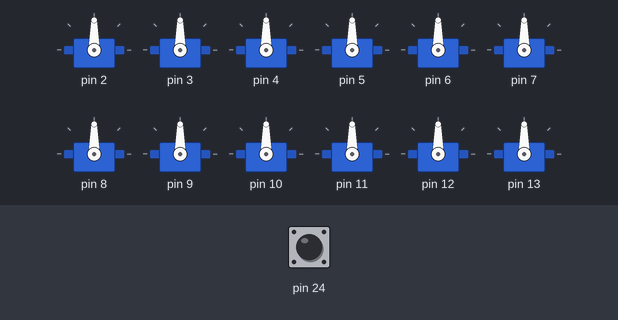
The sketch below on a simulated Arduino Mega 2560, built with avr-gcc and run on an emulated ATmega2560. On the bench: 12 × servo. Inputs (shaded band) come from the test bench; at power-on: pin 24 HIGH.

Above: at 1.2 s.
1.3 s: pin 24 pulled LOW for 0.15 s
At 1.45 s:
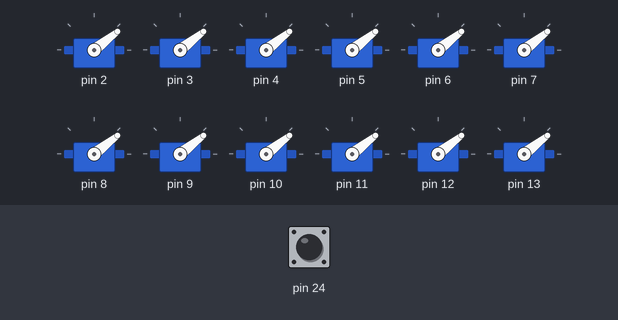
4.3 s: pin 24 pulled LOW for 1 s
At 4.77 s:
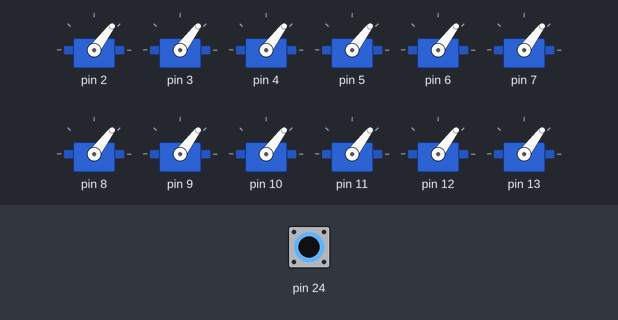
Timing chart, 0 to 10.5 s (numbered marks = the images above; inputs shaded):
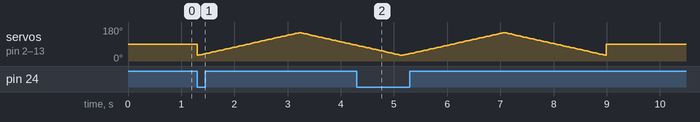

The sketch:

Servo_test.ino
```cpp
/*******************************************************************************
Программа для проверки работоспособности сервоприводов на силовых портах D2-D13

Версия платы Livetronic: Mega (RoboMega5)

Дата редакции: 22-03-2017

Разработчик: Артур Голубцов
*******************************************************************************/

#include <Servo.h>

#define MIN 30       // Минимальный угол поворота
#define MAX 150     // Максимальный угол поворота
#define N 12        // Количество сервоприводов для проверки

Servo servo[N];    // Массив с объектами сервоприводов
int pos = 0;        // Переменная для хранения угла поворота

void setup() {
  pinMode(24, INPUT_PULLUP);            // Подключаем встроенную кнопку к порту 24
  for (int i = 0; i < N; i++) {         // Подключаем сервоприводы к портам подряд, начиная со второго
    servo[i].attach(i+2);
  }
}

void loop() {
  //while(digitalRead(24));               // Ждём нажатия кнопки
  //delay(500);
  for (int i = 0; i < N; i++)           // Выставляем все сервоприводы в среднее положение(угол 90 градусов)
    servo[i].write(90);                 // Команда для поворота вала сервопривода в определённый угол (в данном случае - 90 градусов)
  while(digitalRead(24));               // Ждём нажатия кнопки
  for(pos = MIN; pos <= MAX; pos += 1)  // Вращаем вал сервопривода от угла MIN до угла MAX с шагом 1 градус
  {
    for (int i = 0; i < N; i++)         // Выставляем все сервоприводы в угол 'pos'
      servo[i].write(pos);
    delay(15);                          // Ждём 15мс для того, чтобы сервопривод успел занять требуемое положение
  }
  for(pos = MAX; pos>=MIN; pos-=1)      // Вращаем вал сервопривода от угла MAX до угла MIN с шагом 1 градус
  {
    for (int i = 0; i < N; i++)         // Выставляем все сервоприводы в угол 'pos'
      servo[i].write(pos);
    delay(15);                          // Ждём 15мс для того, чтобы сервопривод успел занять требуемое положение
  }
}
```
